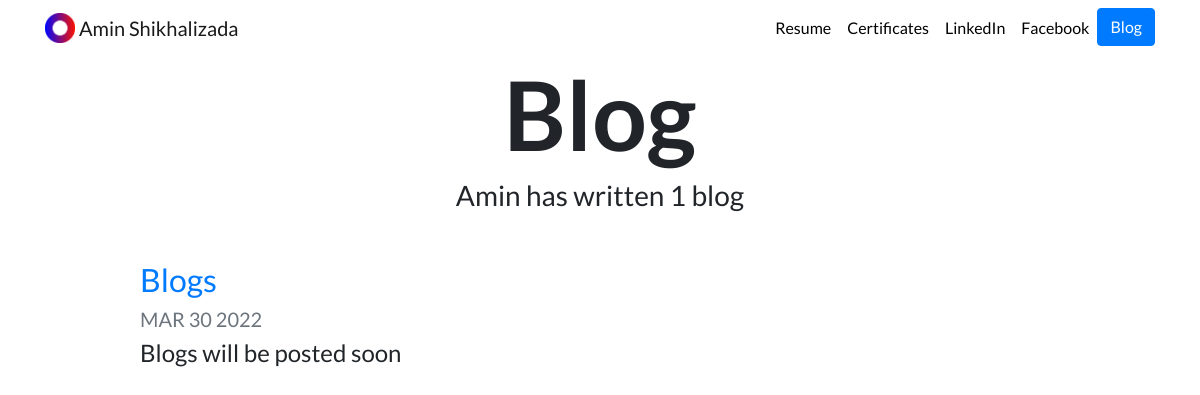
Screenshot of /blog/ with the database file from the repository.
### blog/models.py (models this page shows, shortened)
class Blog(models.Model):
    title  = models.CharField(max_length=100)
    description  = models.TextField()
    date = models.DateField()

### blog/views.py (the view)
# urls.py: path('', views.all_blogs, name='all_blogs'),
def all_blogs(request):
    blogs = Blog.objects.all()
    return render(request, 'blog/all_blogs.html', {'blogs': blogs})

### blog/templates/blog/all_blogs.html
{% extends "portfolio/base.html" %}
{% load static %}
{% block content %}
<h1 id="blogtitle" class="font-weight-bold text-center">Blog</h1>
<h3 class="text-center mb-5">Amin has written {{ blogs.count }} blog{{ blogs.count|pluralize }}</h3>
{% for blog in blogs %}
<div class="row justify-content-center my-3">
  <div class="col-md-10">
    <a href="{% url 'blog:detail' blog.id %}">
      <h2>{{ blog.title }}</h2>
    </a>
    <h5 class="text-muted">{{ blog.date|date:'M d Y'|upper }}</h5>
    <h4>{{ blog.description|striptags|truncatechars:100 }}</h4>
  </div>
</div>
{% endfor %}
{% endblock %}

### portfolio/static/portfolio/custom.css (style rules this page uses)
body { font-family: 'Lato', sans-serif; }
#blogtitle { font-size: 6rem; }

### rows the page displays
Blog: title "Blogs", date "MAR 30 2022", description "Blogs will be posted soon"

### other values shown
{{ blogs.count }} "1"
